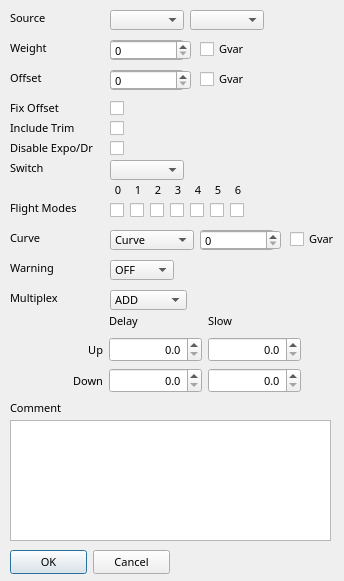
<?xml version="1.0" encoding="UTF-8"?>
<ui version="4.0">
 <class>MixerDialog</class>
 <widget class="QDialog" name="MixerDialog">
  <property name="geometry">
   <rect>
    <x>0</x>
    <y>0</y>
    <width>344</width>
    <height>581</height>
   </rect>
  </property>
  <property name="font">
   <font>
    <family>Sans Serif</family>
    <pointsize>8</pointsize>
   </font>
  </property>
  <property name="windowTitle">
   <string>Dialog</string>
  </property>
  <property name="windowIcon">
   <iconset>
    <normaloff>:/icon.png</normaloff>:/icon.png</iconset>
  </property>
  <widget class="QDialogButtonBox" name="buttonBox">
   <property name="geometry">
    <rect>
     <x>10</x>
     <y>550</y>
     <width>160</width>
     <height>25</height>
    </rect>
   </property>
   <property name="orientation">
    <enum>Qt::Horizontal</enum>
   </property>
   <property name="standardButtons">
    <set>QDialogButtonBox::Cancel|QDialogButtonBox::Ok</set>
   </property>
  </widget>
  <widget class="QPlainTextEdit" name="mixerComment">
   <property name="geometry">
    <rect>
     <x>10</x>
     <y>420</y>
     <width>321</width>
     <height>121</height>
    </rect>
   </property>
  </widget>
  <widget class="QLabel" name="label">
   <property name="geometry">
    <rect>
     <x>10</x>
     <y>400</y>
     <width>71</width>
     <height>16</height>
    </rect>
   </property>
   <property name="text">
    <string>Comment</string>
   </property>
  </widget>
  <widget class="QWidget" name="layoutWidget">
   <property name="geometry">
    <rect>
     <x>10</x>
     <y>310</y>
     <width>291</width>
     <height>83</height>
    </rect>
   </property>
   <layout class="QGridLayout" name="gridLayout" columnstretch="0,0,0">
    <item row="0" column="1">
     <widget class="QLabel" name="label_13">
      <property name="text">
       <string>Delay</string>
      </property>
     </widget>
    </item>
    <item row="0" column="2">
     <widget class="QLabel" name="label_14">
      <property name="text">
       <string>Slow</string>
      </property>
     </widget>
    </item>
    <item row="1" column="0">
     <widget class="QLabel" name="label_12">
      <property name="text">
       <string>Up</string>
      </property>
      <property name="alignment">
       <set>Qt::AlignRight|Qt::AlignTrailing|Qt::AlignVCenter</set>
      </property>
     </widget>
    </item>
    <item row="1" column="1">
     <widget class="QDoubleSpinBox" name="delayUpSB">
      <property name="whatsThis">
       <string>&lt;!DOCTYPE HTML PUBLIC &quot;-//W3C//DTD HTML 4.0//EN&quot; &quot;http://www.w3.org/TR/REC-html40/strict.dtd&quot;&gt;
&lt;html&gt;&lt;head&gt;&lt;meta name=&quot;qrichtext&quot; content=&quot;1&quot; /&gt;&lt;style type=&quot;text/css&quot;&gt;
p, li { white-space: pre-wrap; }
&lt;/style&gt;&lt;/head&gt;&lt;body style=&quot; font-family:'MS Shell Dlg 2'; font-size:8.25pt; font-weight:400; font-style:normal;&quot;&gt;
&lt;p style=&quot; margin-top:0px; margin-bottom:0px; margin-left:0px; margin-right:0px; -qt-block-indent:0; text-indent:0px;&quot;&gt;&lt;span style=&quot; font-weight:600; text-decoration: underline;&quot;&gt;Delay ans Slow&lt;/span&gt;&lt;/p&gt;
&lt;p style=&quot;-qt-paragraph-type:empty; margin-top:0px; margin-bottom:0px; margin-left:0px; margin-right:0px; -qt-block-indent:0; text-indent:0px; font-weight:600; text-decoration: underline;&quot;&gt;&lt;/p&gt;
&lt;p style=&quot; margin-top:0px; margin-bottom:0px; margin-left:0px; margin-right:0px; -qt-block-indent:0; text-indent:0px;&quot;&gt;These values control the speed and delay of the output of the mix.  &lt;/p&gt;
&lt;p style=&quot;-qt-paragraph-type:empty; margin-top:0px; margin-bottom:0px; margin-left:0px; margin-right:0px; -qt-block-indent:0; text-indent:0px;&quot;&gt;&lt;/p&gt;
&lt;p style=&quot; margin-top:0px; margin-bottom:0px; margin-left:0px; margin-right:0px; -qt-block-indent:0; text-indent:0px;&quot;&gt;If Delay is not zero the actuation of the mix will be delayed by the specified amount of seconds.&lt;/p&gt;
&lt;p style=&quot;-qt-paragraph-type:empty; margin-top:0px; margin-bottom:0px; margin-left:0px; margin-right:0px; -qt-block-indent:0; text-indent:0px;&quot;&gt;&lt;/p&gt;
&lt;p style=&quot; margin-top:0px; margin-bottom:0px; margin-left:0px; margin-right:0px; -qt-block-indent:0; text-indent:0px;&quot;&gt;If Slow is not zero then the speed of the mix will be set by the value specified -&amp;gt; the value states the number of seconds it takes to transit from -100 to 100.&lt;/p&gt;&lt;/body&gt;&lt;/html&gt;</string>
      </property>
      <property name="alignment">
       <set>Qt::AlignRight|Qt::AlignTrailing|Qt::AlignVCenter</set>
      </property>
      <property name="decimals">
       <number>1</number>
      </property>
      <property name="maximum">
       <double>25.000000000000000</double>
      </property>
      <property name="singleStep">
       <double>0.100000000000000</double>
      </property>
     </widget>
    </item>
    <item row="1" column="2">
     <widget class="QDoubleSpinBox" name="slowUpSB">
      <property name="whatsThis">
       <string>&lt;!DOCTYPE HTML PUBLIC &quot;-//W3C//DTD HTML 4.0//EN&quot; &quot;http://www.w3.org/TR/REC-html40/strict.dtd&quot;&gt;
&lt;html&gt;&lt;head&gt;&lt;meta name=&quot;qrichtext&quot; content=&quot;1&quot; /&gt;&lt;style type=&quot;text/css&quot;&gt;
p, li { white-space: pre-wrap; }
&lt;/style&gt;&lt;/head&gt;&lt;body style=&quot; font-family:'MS Shell Dlg 2'; font-size:8.25pt; font-weight:400; font-style:normal;&quot;&gt;
&lt;p style=&quot; margin-top:0px; margin-bottom:0px; margin-left:0px; margin-right:0px; -qt-block-indent:0; text-indent:0px;&quot;&gt;&lt;span style=&quot; font-weight:600; text-decoration: underline;&quot;&gt;Delay ans Slow&lt;/span&gt;&lt;/p&gt;
&lt;p style=&quot;-qt-paragraph-type:empty; margin-top:0px; margin-bottom:0px; margin-left:0px; margin-right:0px; -qt-block-indent:0; text-indent:0px; font-weight:600; text-decoration: underline;&quot;&gt;&lt;/p&gt;
&lt;p style=&quot; margin-top:0px; margin-bottom:0px; margin-left:0px; margin-right:0px; -qt-block-indent:0; text-indent:0px;&quot;&gt;These values control the speed and delay of the output of the mix.  &lt;/p&gt;
&lt;p style=&quot;-qt-paragraph-type:empty; margin-top:0px; margin-bottom:0px; margin-left:0px; margin-right:0px; -qt-block-indent:0; text-indent:0px;&quot;&gt;&lt;/p&gt;
&lt;p style=&quot; margin-top:0px; margin-bottom:0px; margin-left:0px; margin-right:0px; -qt-block-indent:0; text-indent:0px;&quot;&gt;If Delay is not zero the actuation of the mix will be delayed by the specified amount of seconds.&lt;/p&gt;
&lt;p style=&quot;-qt-paragraph-type:empty; margin-top:0px; margin-bottom:0px; margin-left:0px; margin-right:0px; -qt-block-indent:0; text-indent:0px;&quot;&gt;&lt;/p&gt;
&lt;p style=&quot; margin-top:0px; margin-bottom:0px; margin-left:0px; margin-right:0px; -qt-block-indent:0; text-indent:0px;&quot;&gt;If Slow is not zero then the speed of the mix will be set by the value specified -&amp;gt; the value states the number of seconds it takes to transit from -100 to 100.&lt;/p&gt;&lt;/body&gt;&lt;/html&gt;</string>
      </property>
      <property name="alignment">
       <set>Qt::AlignRight|Qt::AlignTrailing|Qt::AlignVCenter</set>
      </property>
      <property name="decimals">
       <number>1</number>
      </property>
      <property name="maximum">
       <double>25.000000000000000</double>
      </property>
      <property name="singleStep">
       <double>0.100000000000000</double>
      </property>
     </widget>
    </item>
    <item row="2" column="1">
     <widget class="QDoubleSpinBox" name="delayDownSB">
      <property name="whatsThis">
       <string>&lt;!DOCTYPE HTML PUBLIC &quot;-//W3C//DTD HTML 4.0//EN&quot; &quot;http://www.w3.org/TR/REC-html40/strict.dtd&quot;&gt;
&lt;html&gt;&lt;head&gt;&lt;meta name=&quot;qrichtext&quot; content=&quot;1&quot; /&gt;&lt;style type=&quot;text/css&quot;&gt;
p, li { white-space: pre-wrap; }
&lt;/style&gt;&lt;/head&gt;&lt;body style=&quot; font-family:'MS Shell Dlg 2'; font-size:8.25pt; font-weight:400; font-style:normal;&quot;&gt;
&lt;p style=&quot; margin-top:0px; margin-bottom:0px; margin-left:0px; margin-right:0px; -qt-block-indent:0; text-indent:0px;&quot;&gt;&lt;span style=&quot; font-weight:600; text-decoration: underline;&quot;&gt;Delay ans Slow&lt;/span&gt;&lt;/p&gt;
&lt;p style=&quot;-qt-paragraph-type:empty; margin-top:0px; margin-bottom:0px; margin-left:0px; margin-right:0px; -qt-block-indent:0; text-indent:0px; font-weight:600; text-decoration: underline;&quot;&gt;&lt;/p&gt;
&lt;p style=&quot; margin-top:0px; margin-bottom:0px; margin-left:0px; margin-right:0px; -qt-block-indent:0; text-indent:0px;&quot;&gt;These values control the speed and delay of the output of the mix.  &lt;/p&gt;
&lt;p style=&quot;-qt-paragraph-type:empty; margin-top:0px; margin-bottom:0px; margin-left:0px; margin-right:0px; -qt-block-indent:0; text-indent:0px;&quot;&gt;&lt;/p&gt;
&lt;p style=&quot; margin-top:0px; margin-bottom:0px; margin-left:0px; margin-right:0px; -qt-block-indent:0; text-indent:0px;&quot;&gt;If Delay is not zero the actuation of the mix will be delayed by the specified amount of seconds.&lt;/p&gt;
&lt;p style=&quot;-qt-paragraph-type:empty; margin-top:0px; margin-bottom:0px; margin-left:0px; margin-right:0px; -qt-block-indent:0; text-indent:0px;&quot;&gt;&lt;/p&gt;
&lt;p style=&quot; margin-top:0px; margin-bottom:0px; margin-left:0px; margin-right:0px; -qt-block-indent:0; text-indent:0px;&quot;&gt;If Slow is not zero then the speed of the mix will be set by the value specified -&amp;gt; the value states the number of seconds it takes to transit from -100 to 100.&lt;/p&gt;&lt;/body&gt;&lt;/html&gt;</string>
      </property>
      <property name="alignment">
       <set>Qt::AlignRight|Qt::AlignTrailing|Qt::AlignVCenter</set>
      </property>
      <property name="decimals">
       <number>1</number>
      </property>
      <property name="maximum">
       <double>25.000000000000000</double>
      </property>
      <property name="singleStep">
       <double>0.100000000000000</double>
      </property>
     </widget>
    </item>
    <item row="2" column="2">
     <widget class="QDoubleSpinBox" name="slowDownSB">
      <property name="whatsThis">
       <string>&lt;!DOCTYPE HTML PUBLIC &quot;-//W3C//DTD HTML 4.0//EN&quot; &quot;http://www.w3.org/TR/REC-html40/strict.dtd&quot;&gt;
&lt;html&gt;&lt;head&gt;&lt;meta name=&quot;qrichtext&quot; content=&quot;1&quot; /&gt;&lt;style type=&quot;text/css&quot;&gt;
p, li { white-space: pre-wrap; }
&lt;/style&gt;&lt;/head&gt;&lt;body style=&quot; font-family:'MS Shell Dlg 2'; font-size:8.25pt; font-weight:400; font-style:normal;&quot;&gt;
&lt;p style=&quot; margin-top:0px; margin-bottom:0px; margin-left:0px; margin-right:0px; -qt-block-indent:0; text-indent:0px;&quot;&gt;&lt;span style=&quot; font-weight:600; text-decoration: underline;&quot;&gt;Delay ans Slow&lt;/span&gt;&lt;/p&gt;
&lt;p style=&quot;-qt-paragraph-type:empty; margin-top:0px; margin-bottom:0px; margin-left:0px; margin-right:0px; -qt-block-indent:0; text-indent:0px; font-weight:600; text-decoration: underline;&quot;&gt;&lt;/p&gt;
&lt;p style=&quot; margin-top:0px; margin-bottom:0px; margin-left:0px; margin-right:0px; -qt-block-indent:0; text-indent:0px;&quot;&gt;These values control the speed and delay of the output of the mix.  &lt;/p&gt;
&lt;p style=&quot;-qt-paragraph-type:empty; margin-top:0px; margin-bottom:0px; margin-left:0px; margin-right:0px; -qt-block-indent:0; text-indent:0px;&quot;&gt;&lt;/p&gt;
&lt;p style=&quot; margin-top:0px; margin-bottom:0px; margin-left:0px; margin-right:0px; -qt-block-indent:0; text-indent:0px;&quot;&gt;If Delay is not zero the actuation of the mix will be delayed by the specified amount of seconds.&lt;/p&gt;
&lt;p style=&quot;-qt-paragraph-type:empty; margin-top:0px; margin-bottom:0px; margin-left:0px; margin-right:0px; -qt-block-indent:0; text-indent:0px;&quot;&gt;&lt;/p&gt;
&lt;p style=&quot; margin-top:0px; margin-bottom:0px; margin-left:0px; margin-right:0px; -qt-block-indent:0; text-indent:0px;&quot;&gt;If Slow is not zero then the speed of the mix will be set by the value specified -&amp;gt; the value states the number of seconds it takes to transit from -100 to 100.&lt;/p&gt;&lt;/body&gt;&lt;/html&gt;</string>
      </property>
      <property name="alignment">
       <set>Qt::AlignRight|Qt::AlignTrailing|Qt::AlignVCenter</set>
      </property>
      <property name="decimals">
       <number>1</number>
      </property>
      <property name="maximum">
       <double>25.000000000000000</double>
      </property>
      <property name="singleStep">
       <double>0.100000000000000</double>
      </property>
     </widget>
    </item>
    <item row="2" column="0">
     <widget class="QLabel" name="label_11">
      <property name="text">
       <string>Down</string>
      </property>
      <property name="alignment">
       <set>Qt::AlignRight|Qt::AlignTrailing|Qt::AlignVCenter</set>
      </property>
     </widget>
    </item>
   </layout>
  </widget>
  <widget class="QComboBox" name="curvesCB">
   <property name="geometry">
    <rect>
     <x>200</x>
     <y>230</y>
     <width>74</width>
     <height>20</height>
    </rect>
   </property>
   <property name="whatsThis">
    <string>The curve used by the mix</string>
   </property>
  </widget>
  <widget class="QComboBox" name="diffcurveCB">
   <property name="geometry">
    <rect>
     <x>110</x>
     <y>230</y>
     <width>84</width>
     <height>20</height>
    </rect>
   </property>
   <property name="whatsThis">
    <string>The curve used by the mix</string>
   </property>
   <item>
    <property name="text">
     <string>Curve</string>
    </property>
   </item>
   <item>
    <property name="text">
     <string>Differential</string>
    </property>
   </item>
   <item>
    <property name="text">
     <string>Expo</string>
    </property>
   </item>
  </widget>
  <widget class="QComboBox" name="switchesCB">
   <property name="geometry">
    <rect>
     <x>110</x>
     <y>160</y>
     <width>74</width>
     <height>20</height>
    </rect>
   </property>
   <property name="whatsThis">
    <string>Switch used by the mix.
If blank then the mix is considered to be &quot;ON&quot; all the time.</string>
   </property>
  </widget>
  <widget class="QCheckBox" name="trimChkB">
   <property name="geometry">
    <rect>
     <x>110</x>
     <y>120</y>
     <width>16</width>
     <height>16</height>
    </rect>
   </property>
   <property name="whatsThis">
    <string>If checked - will add the trim from the source (if available)</string>
   </property>
   <property name="text">
    <string/>
   </property>
  </widget>
  <widget class="QCheckBox" name="lateOffsetChkB">
   <property name="geometry">
    <rect>
     <x>110</x>
     <y>100</y>
     <width>16</width>
     <height>16</height>
    </rect>
   </property>
   <property name="whatsThis">
    <string>If checked - will add the trim from the source (if available)</string>
   </property>
   <property name="text">
    <string/>
   </property>
  </widget>
  <widget class="QLabel" name="label_15">
   <property name="geometry">
    <rect>
     <x>10</x>
     <y>100</y>
     <width>101</width>
     <height>16</height>
    </rect>
   </property>
   <property name="text">
    <string>Fix Offset</string>
   </property>
  </widget>
  <widget class="QCheckBox" name="offsetGvChkB">
   <property name="geometry">
    <rect>
     <x>200</x>
     <y>70</y>
     <width>101</width>
     <height>18</height>
    </rect>
   </property>
   <property name="sizePolicy">
    <sizepolicy hsizetype="Fixed" vsizetype="Fixed">
     <horstretch>0</horstretch>
     <verstretch>0</verstretch>
    </sizepolicy>
   </property>
   <property name="minimumSize">
    <size>
     <width>47</width>
     <height>0</height>
    </size>
   </property>
   <property name="text">
    <string>Gvar</string>
   </property>
  </widget>
  <widget class="QComboBox" name="weightCB">
   <property name="geometry">
    <rect>
     <x>110</x>
     <y>40</y>
     <width>74</width>
     <height>20</height>
    </rect>
   </property>
   <property name="whatsThis">
    <string>The curve used by the mix</string>
   </property>
  </widget>
  <widget class="QSpinBox" name="weightSB">
   <property name="geometry">
    <rect>
     <x>110</x>
     <y>40</y>
     <width>81</width>
     <height>20</height>
    </rect>
   </property>
  </widget>
  <widget class="QComboBox" name="offsetCB">
   <property name="geometry">
    <rect>
     <x>110</x>
     <y>70</y>
     <width>74</width>
     <height>20</height>
    </rect>
   </property>
   <property name="whatsThis">
    <string>The curve used by the mix</string>
   </property>
  </widget>
  <widget class="QSpinBox" name="offsetSB">
   <property name="geometry">
    <rect>
     <x>110</x>
     <y>70</y>
     <width>81</width>
     <height>20</height>
    </rect>
   </property>
  </widget>
  <widget class="QCheckBox" name="weightGvChkB">
   <property name="geometry">
    <rect>
     <x>200</x>
     <y>40</y>
     <width>101</width>
     <height>18</height>
    </rect>
   </property>
   <property name="sizePolicy">
    <sizepolicy hsizetype="Fixed" vsizetype="Fixed">
     <horstretch>0</horstretch>
     <verstretch>0</verstretch>
    </sizepolicy>
   </property>
   <property name="minimumSize">
    <size>
     <width>47</width>
     <height>0</height>
    </size>
   </property>
   <property name="text">
    <string>Gvar</string>
   </property>
  </widget>
  <widget class="QLabel" name="label_7">
   <property name="geometry">
    <rect>
     <x>10</x>
     <y>160</y>
     <width>81</width>
     <height>16</height>
    </rect>
   </property>
   <property name="text">
    <string>Switch</string>
   </property>
  </widget>
  <widget class="QComboBox" name="warningCB">
   <property name="geometry">
    <rect>
     <x>110</x>
     <y>260</y>
     <width>64</width>
     <height>20</height>
    </rect>
   </property>
   <property name="whatsThis">
    <string>Mixer warning.
Setting this value will cause a beep to be emmitted when this value is active.</string>
   </property>
   <item>
    <property name="text">
     <string>OFF</string>
    </property>
   </item>
   <item>
    <property name="text">
     <string>1 Beep</string>
    </property>
   </item>
   <item>
    <property name="text">
     <string>2 Beep</string>
    </property>
   </item>
   <item>
    <property name="text">
     <string>3 Beep</string>
    </property>
   </item>
  </widget>
  <widget class="QLabel" name="label_9">
   <property name="geometry">
    <rect>
     <x>10</x>
     <y>290</y>
     <width>71</width>
     <height>16</height>
    </rect>
   </property>
   <property name="text">
    <string>Multiplex</string>
   </property>
  </widget>
  <widget class="QCheckBox" name="FMtrimChkB">
   <property name="geometry">
    <rect>
     <x>110</x>
     <y>140</y>
     <width>16</width>
     <height>16</height>
    </rect>
   </property>
   <property name="whatsThis">
    <string>If checked - will add the trim from the source (if available)</string>
   </property>
   <property name="text">
    <string/>
   </property>
  </widget>
  <widget class="QLabel" name="label_expo_output">
   <property name="geometry">
    <rect>
     <x>10</x>
     <y>140</y>
     <width>101</width>
     <height>16</height>
    </rect>
   </property>
   <property name="text">
    <string>Disable Expo/Dr</string>
   </property>
  </widget>
  <widget class="QLabel" name="label_5">
   <property name="geometry">
    <rect>
     <x>10</x>
     <y>120</y>
     <width>71</width>
     <height>16</height>
    </rect>
   </property>
   <property name="text">
    <string>Include Trim</string>
   </property>
  </widget>
  <widget class="QLabel" name="offset_label">
   <property name="geometry">
    <rect>
     <x>10</x>
     <y>70</y>
     <width>81</width>
     <height>16</height>
    </rect>
   </property>
   <property name="text">
    <string>Offset</string>
   </property>
  </widget>
  <widget class="QLabel" name="label_3">
   <property name="geometry">
    <rect>
     <x>10</x>
     <y>40</y>
     <width>91</width>
     <height>16</height>
    </rect>
   </property>
   <property name="text">
    <string>Weight</string>
   </property>
  </widget>
  <widget class="QLabel" name="label_2">
   <property name="geometry">
    <rect>
     <x>10</x>
     <y>10</y>
     <width>51</width>
     <height>16</height>
    </rect>
   </property>
   <property name="text">
    <string>Source</string>
   </property>
  </widget>
  <widget class="QComboBox" name="sourceCB">
   <property name="geometry">
    <rect>
     <x>110</x>
     <y>10</y>
     <width>74</width>
     <height>20</height>
    </rect>
   </property>
   <property name="whatsThis">
    <string>The source for the mixer</string>
   </property>
  </widget>
  <widget class="QLabel" name="label_8">
   <property name="geometry">
    <rect>
     <x>10</x>
     <y>260</y>
     <width>71</width>
     <height>16</height>
    </rect>
   </property>
   <property name="text">
    <string>Warning</string>
   </property>
  </widget>
  <widget class="QLabel" name="label_6">
   <property name="geometry">
    <rect>
     <x>10</x>
     <y>230</y>
     <width>41</width>
     <height>16</height>
    </rect>
   </property>
   <property name="text">
    <string>Curve</string>
   </property>
  </widget>
  <widget class="QComboBox" name="mltpxCB">
   <property name="geometry">
    <rect>
     <x>110</x>
     <y>290</y>
     <width>77</width>
     <height>20</height>
    </rect>
   </property>
   <property name="whatsThis">
    <string>Multiplexer

This determines how mixer values are added.

&quot;+&quot; means the value of the current mix is added to the previous mixes in the same channel.
&quot;*&quot; means the value of the current mix is amultiplied with the previous mixes in the same channel.
&quot;R&quot; means the value replaces the previous values.  If the switch is off the value will be ignored.</string>
   </property>
   <item>
    <property name="text">
     <string>ADD</string>
    </property>
   </item>
   <item>
    <property name="text">
     <string>MULTIPLY</string>
    </property>
   </item>
   <item>
    <property name="text">
     <string>REPLACE</string>
    </property>
   </item>
  </widget>
  <widget class="QCheckBox" name="curveGvChkB">
   <property name="geometry">
    <rect>
     <x>290</x>
     <y>230</y>
     <width>47</width>
     <height>18</height>
    </rect>
   </property>
   <property name="sizePolicy">
    <sizepolicy hsizetype="Fixed" vsizetype="Fixed">
     <horstretch>0</horstretch>
     <verstretch>0</verstretch>
    </sizepolicy>
   </property>
   <property name="minimumSize">
    <size>
     <width>47</width>
     <height>0</height>
    </size>
   </property>
   <property name="text">
    <string>Gvar</string>
   </property>
  </widget>
  <widget class="QSpinBox" name="curvesSB">
   <property name="geometry">
    <rect>
     <x>200</x>
     <y>230</y>
     <width>81</width>
     <height>20</height>
    </rect>
   </property>
  </widget>
  <widget class="QCheckBox" name="Fm6CB">
   <property name="geometry">
    <rect>
     <x>230</x>
     <y>200</y>
     <width>16</width>
     <height>20</height>
    </rect>
   </property>
   <property name="layoutDirection">
    <enum>Qt::LeftToRight</enum>
   </property>
   <property name="text">
    <string/>
   </property>
  </widget>
  <widget class="QCheckBox" name="Fm5CB">
   <property name="geometry">
    <rect>
     <x>210</x>
     <y>200</y>
     <width>16</width>
     <height>20</height>
    </rect>
   </property>
   <property name="layoutDirection">
    <enum>Qt::LeftToRight</enum>
   </property>
   <property name="text">
    <string/>
   </property>
  </widget>
  <widget class="QCheckBox" name="Fm4CB">
   <property name="geometry">
    <rect>
     <x>190</x>
     <y>200</y>
     <width>16</width>
     <height>20</height>
    </rect>
   </property>
   <property name="layoutDirection">
    <enum>Qt::LeftToRight</enum>
   </property>
   <property name="text">
    <string/>
   </property>
  </widget>
  <widget class="QCheckBox" name="Fm3CB">
   <property name="geometry">
    <rect>
     <x>170</x>
     <y>200</y>
     <width>16</width>
     <height>20</height>
    </rect>
   </property>
   <property name="layoutDirection">
    <enum>Qt::LeftToRight</enum>
   </property>
   <property name="text">
    <string/>
   </property>
  </widget>
  <widget class="QCheckBox" name="Fm2CB">
   <property name="geometry">
    <rect>
     <x>150</x>
     <y>200</y>
     <width>16</width>
     <height>20</height>
    </rect>
   </property>
   <property name="layoutDirection">
    <enum>Qt::LeftToRight</enum>
   </property>
   <property name="text">
    <string/>
   </property>
  </widget>
  <widget class="QCheckBox" name="Fm1CB">
   <property name="geometry">
    <rect>
     <x>130</x>
     <y>200</y>
     <width>16</width>
     <height>20</height>
    </rect>
   </property>
   <property name="layoutDirection">
    <enum>Qt::LeftToRight</enum>
   </property>
   <property name="text">
    <string/>
   </property>
  </widget>
  <widget class="QCheckBox" name="Fm0CB">
   <property name="geometry">
    <rect>
     <x>110</x>
     <y>200</y>
     <width>16</width>
     <height>20</height>
    </rect>
   </property>
   <property name="layoutDirection">
    <enum>Qt::LeftToRight</enum>
   </property>
   <property name="text">
    <string/>
   </property>
  </widget>
  <widget class="QLabel" name="label_16">
   <property name="geometry">
    <rect>
     <x>10</x>
     <y>200</y>
     <width>91</width>
     <height>16</height>
    </rect>
   </property>
   <property name="font">
    <font>
     <pointsize>8</pointsize>
    </font>
   </property>
   <property name="text">
    <string>Flight Modes</string>
   </property>
  </widget>
  <widget class="QLabel" name="label_17">
   <property name="geometry">
    <rect>
     <x>110</x>
     <y>180</y>
     <width>16</width>
     <height>20</height>
    </rect>
   </property>
   <property name="text">
    <string>0</string>
   </property>
   <property name="alignment">
    <set>Qt::AlignCenter</set>
   </property>
  </widget>
  <widget class="QLabel" name="label_18">
   <property name="geometry">
    <rect>
     <x>130</x>
     <y>180</y>
     <width>16</width>
     <height>20</height>
    </rect>
   </property>
   <property name="text">
    <string>1</string>
   </property>
   <property name="alignment">
    <set>Qt::AlignCenter</set>
   </property>
  </widget>
  <widget class="QLabel" name="label_19">
   <property name="geometry">
    <rect>
     <x>150</x>
     <y>180</y>
     <width>16</width>
     <height>20</height>
    </rect>
   </property>
   <property name="text">
    <string>2</string>
   </property>
   <property name="alignment">
    <set>Qt::AlignCenter</set>
   </property>
  </widget>
  <widget class="QLabel" name="label_20">
   <property name="geometry">
    <rect>
     <x>170</x>
     <y>180</y>
     <width>16</width>
     <height>20</height>
    </rect>
   </property>
   <property name="text">
    <string>3</string>
   </property>
   <property name="alignment">
    <set>Qt::AlignCenter</set>
   </property>
  </widget>
  <widget class="QLabel" name="label_21">
   <property name="geometry">
    <rect>
     <x>190</x>
     <y>180</y>
     <width>16</width>
     <height>20</height>
    </rect>
   </property>
   <property name="text">
    <string>4</string>
   </property>
   <property name="alignment">
    <set>Qt::AlignCenter</set>
   </property>
  </widget>
  <widget class="QLabel" name="label_22">
   <property name="geometry">
    <rect>
     <x>210</x>
     <y>180</y>
     <width>16</width>
     <height>20</height>
    </rect>
   </property>
   <property name="text">
    <string>5</string>
   </property>
   <property name="alignment">
    <set>Qt::AlignCenter</set>
   </property>
  </widget>
  <widget class="QLabel" name="label_23">
   <property name="geometry">
    <rect>
     <x>230</x>
     <y>180</y>
     <width>16</width>
     <height>20</height>
    </rect>
   </property>
   <property name="text">
    <string>6</string>
   </property>
   <property name="alignment">
    <set>Qt::AlignCenter</set>
   </property>
  </widget>
  <widget class="QComboBox" name="sourceSwitchCB">
   <property name="geometry">
    <rect>
     <x>190</x>
     <y>10</y>
     <width>74</width>
     <height>20</height>
    </rect>
   </property>
   <property name="whatsThis">
    <string>The source for the mixer</string>
   </property>
  </widget>
 </widget>
 <resources/>
 <connections>
  <connection>
   <sender>buttonBox</sender>
   <signal>accepted()</signal>
   <receiver>MixerDialog</receiver>
   <slot>accept()</slot>
   <hints>
    <hint type="sourcelabel">
     <x>199</x>
     <y>354</y>
    </hint>
    <hint type="destinationlabel">
     <x>157</x>
     <y>274</y>
    </hint>
   </hints>
  </connection>
  <connection>
   <sender>buttonBox</sender>
   <signal>rejected()</signal>
   <receiver>MixerDialog</receiver>
   <slot>reject()</slot>
   <hints>
    <hint type="sourcelabel">
     <x>199</x>
     <y>360</y>
    </hint>
    <hint type="destinationlabel">
     <x>208</x>
     <y>274</y>
    </hint>
   </hints>
  </connection>
 </connections>
</ui>
